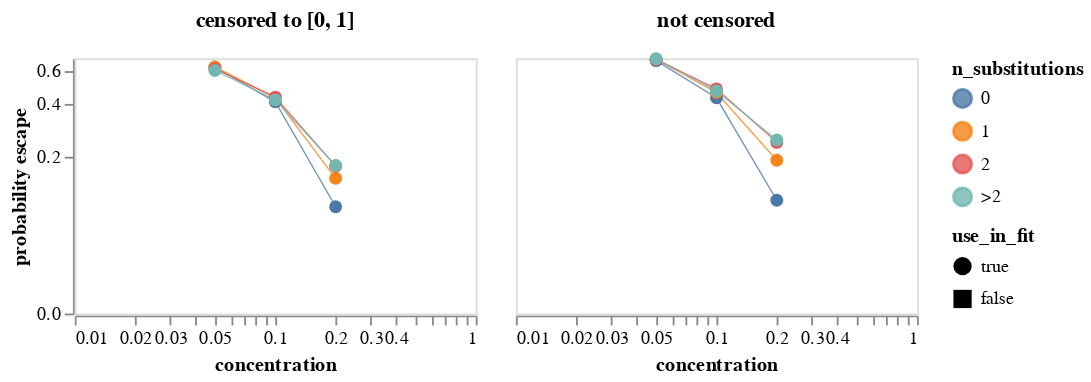

Source (notebook cell):
### Markdown cell above
Get mean probability of escape across all variants with the indicated number of mutations.
Note we weight each retained variant equally regardless of how many barcode counts it has.
We plot means for both the censored (set to between 0 and 1)and uncensored prob escape.
Note that the plot uses a symlog scale for the y-axis.
Mouseover points for details.

### Code cell
max_aa_subs = prob_escape_filters["max_aa_subs"]

mean_prob_escape = (
    prob_escape.query("retain")
    .assign(
        n_substitutions=lambda x: (
            x["aa_substitutions"]
            .str.split()
            .map(len)
            .clip(upper=max_aa_subs)
            .map(lambda n: str(n) if n < max_aa_subs else f">{int(max_aa_subs - 1)}")
        ),
        prob_escape_uncensored=lambda x: x["prob_escape_uncensored"].clip(
            upper=prob_escape_filters["clip_uncensored_prob_escape"],
        ),
    )
    .groupby(
        ["sample", "concentration", "use_in_fit", "n_substitutions"], as_index=False
    )
    .aggregate(
        prob_escape=pd.NamedAgg("prob_escape", "mean"),
        prob_escape_uncensored=pd.NamedAgg("prob_escape_uncensored", "mean"),
        n_variants=pd.NamedAgg("barcode", "count"),
    )
    .rename(
        columns={
            "prob_escape": "censored to [0, 1]",
            "prob_escape_uncensored": "not censored",
        }
    )
    .melt(
        id_vars=[
            "sample",
            "concentration",
            "use_in_fit",
            "n_substitutions",
            "n_variants",
        ],
        var_name="censored",
        value_name="probability escape",
    )
)

print(f"Writing mean prob escape for samples used in fit to {prob_escape_mean_csv}")
mean_prob_escape.to_csv(prob_escape_mean_csv, index=False, float_format="%.4g")

mean_prob_escape_chart = (
    alt.Chart(mean_prob_escape)
    .encode(
        x=alt.X("concentration", scale=alt.Scale(type="log")),
        y=alt.Y(
            "probability escape",
            scale=alt.Scale(type="symlog", constant=0.04),
        ),
        column=alt.Column(
            "censored",
            title=None,
            header=alt.Header(labelFontWeight="bold", labelFontSize=12),
        ),
        color=alt.Color("n_substitutions"),
        tooltip=[
            alt.Tooltip(c, format=".3g") if c == "probability escape" else c
            for c in mean_prob_escape.columns
        ],
        shape=alt.Shape("use_in_fit", scale=alt.Scale(domain=[True, False])),
    )
    .mark_line(point=True, size=0.75, opacity=0.8)
    .properties(width=220, height=140)
    .configure_axis(grid=False)
    .configure_point(size=50)
)

mean_prob_escape_chart

### Figure 1 — Vega-Lite specification as saved in the notebook (floating-point values rounded to 4 significant figures)
{"config": {"view": {"continuousWidth": 300, "continuousHeight": 300}, "axis": {"grid": false}, "point": {"size": 50}}, "data": {"name": "data-4922e3e626ba91e7dfc423ab087d60bd"}, "mark": {"type": "line", "opacity": 0.8, "point": true, "size": 0.75}, "encoding": {"color": {"field": "n_substitutions", "type": "nominal"}, "column": {"field": "censored", "header": {"labelFontSize": 12, "labelFontWeight": "bold"}, "title": null, "type": "nominal"}, "shape": {"field": "use_in_fit", "scale": {"domain": [true, false]}, "type": "nominal"}, "tooltip": [{"field": "sample", "type": "nominal"}, {"field": "concentration", "type": "quantitative"}, {"field": "use_in_fit", "type": "nominal"}, {"field": "n_substitutions", "type": "nominal"}, {"field": "n_variants", "type": "quantitative"}, {"field": "censored", "type": "nominal"}, {"field": "probability escape", "format": ".3g", "type": "quantitative"}], "x": {"field": "concentration", "scale": {"type": "log"}, "type": "quantitative"}, "y": {"field": "probability escape", "scale": {"constant": 0.04, "type": "symlog"}, "type": "quantitative"}}, "height": 140, "width": 220, "$schema": "https://vega.github.io/schema/vega-lite/v5.8.0.json", "datasets": {"data-4922e3e626ba91e7dfc423ab087d60bd": [{"sample": "LibA-230331-293T-E2-nAH1-0.05", "concentration": 0.05, "use_in_fit": true, "n_substitutions": "0", "n_variants": 9016, "censored": "censored to [0, 1]", "probability escape": 0.6283}, {"sample": "LibA-230331-293T-E2-nAH1-0.05", "concentration": 0.05, "use_in_fit": true, "n_substitutions": "1", "n_variants": 46450, "censored": "censored to [0, 1]", "probability escape": 0.6305}, {"sample": "LibA-230331-293T-E2-nAH1-0.05", "concentration": 0.05, "use_in_fit": true, "n_substitutions": "2", "n_variants": 15393, "censored": "censored to [0, 1]", "probability escape": 0.616}, {"sample": "LibA-230331-293T-E2-nAH1-0.05", "concentration": 0.05, "use_in_fit": true, "n_substitutions": ">2", "n_variants": 2619, "censored": "censored to [0, 1]", "probability escape": 0.6039}, {"sample": "LibA-230331-293T-E2-nAH1-0.1", "concentration": 0.1, "use_in_fit": true, "n_substitutions": "0", "n_variants": 9029, "censored": "censored to [0, 1]", "probability escape": 0.4103}, {"sample": "LibA-230331-293T-E2-nAH1-0.1", "concentration": 0.1, "use_in_fit": true, "n_substitutions": "1", "n_variants": 46528, "censored": "censored to [0, 1]", "probability escape": 0.4311}, {"sample": "LibA-230331-293T-E2-nAH1-0.1", "concentration": 0.1, "use_in_fit": true, "n_substitutions": "2", "n_variants": 15431, "censored": "censored to [0, 1]", "probability escape": 0.435}, {"sample": "LibA-230331-293T-E2-nAH1-0.1", "concentration": 0.1, "use_in_fit": true, "n_substitutions": ">2", "n_variants": 2625, "censored": "censored to [0, 1]", "probability escape": 0.4204}, {"sample": "LibA-230331-293T-E2-nAH1-0.2", "concentration": 0.2, "use_in_fit": true, "n_substitutions": "0", "n_variants": 9056, "censored": "censored to [0, 1]", "probability escape": 0.0956}, {"sample": "LibA-230331-293T-E2-nAH1-0.2", "concentration": 0.2, "use_in_fit": true, "n_substitutions": "1", "n_variants": 47127, "censored": "censored to [0, 1]", "probability escape": 0.1478}, {"sample": "LibA-230331-293T-E2-nAH1-0.2", "concentration": 0.2, "use_in_fit": true, "n_substitutions": "2", "n_variants": 15718, "censored": "censored to [0, 1]", "probability escape": 0.1757}, {"sample": "LibA-230331-293T-E2-nAH1-0.2", "concentration": 0.2, "use_in_fit": true, "n_substitutions": ">2", "n_variants": 2684, "censored": "censored to [0, 1]", "probability escape": 0.1772}, {"sample": "LibA-230331-293T-E2-nAH1-0.05", "concentration": 0.05, "use_in_fit": true, "n_substitutions": "0", "n_variants": 9016, "censored": "not censored", "probability escape": 0.6812}, {"sample": "LibA-230331-293T-E2-nAH1-0.05", "concentration": 0.05, "use_in_fit": true, "n_substitutions": "1", "n_variants": 46450, "censored": "not censored", "probability escape": 0.6921}, {"sample": "LibA-230331-293T-E2-nAH1-0.05", "concentration": 0.05, "use_in_fit": true, "n_substitutions": "2", "n_variants": 15393, "censored": "not censored", "probability escape": 0.6915}, {"sample": "LibA-230331-293T-E2-nAH1-0.05", "concentration": 0.05, "use_in_fit": true, "n_substitutions": ">2", "n_variants": 2619, "censored": "not censored", "probability escape": 0.6967}, {"sample": "LibA-230331-293T-E2-nAH1-0.1", "concentration": 0.1, "use_in_fit": true, "n_substitutions": "0", "n_variants": 9029, "censored": "not censored", "probability escape": 0.4314}, {"sample": "LibA-230331-293T-E2-nAH1-0.1", "concentration": 0.1, "use_in_fit": true, "n_substitutions": "1", "n_variants": 46528, "censored": "not censored", "probability escape": 0.461}, {"sample": "LibA-230331-293T-E2-nAH1-0.1", "concentration": 0.1, "use_in_fit": true, "n_substitutions": "2", "n_variants": 15431, "censored": "not censored", "probability escape": 0.4822}, {"sample": "LibA-230331-293T-E2-nAH1-0.1", "concentration": 0.1, "use_in_fit": true, "n_substitutions": ">2", "n_variants": 2625, "censored": "not censored", "probability escape": 0.4698}, {"sample": "LibA-230331-293T-E2-nAH1-0.2", "concentration": 0.2, "use_in_fit": true, "n_substitutions": "0", "n_variants": 9056, "censored": "not censored", "probability escape": 0.1061}, {"sample": "LibA-230331-293T-E2-nAH1-0.2", "concentration": 0.2, "use_in_fit": true, "n_substitutions": "1", "n_variants": 47127, "censored": "not censored", "probability escape": 0.1907}, {"sample": "LibA-230331-293T-E2-nAH1-0.2", "concentration": 0.2, "use_in_fit": true, "n_substitutions": "2", "n_variants": 15718, "censored": "not censored", "probability escape": 0.2432}, {"sample": "LibA-230331-293T-E2-nAH1-0.2", "concentration": 0.2, "use_in_fit": true, "n_substitutions": ">2", "n_variants": 2684, "censored": "not censored", "probability escape": 0.2508}]}}
